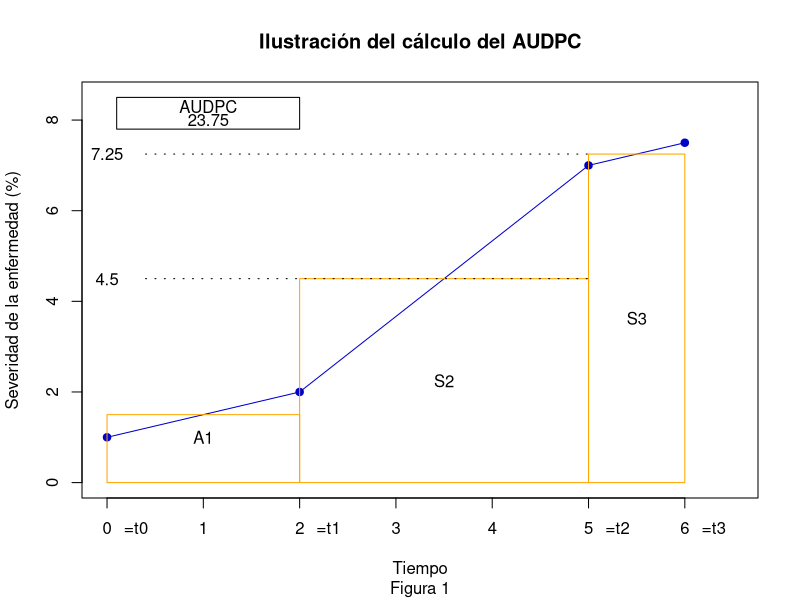

Reproduce this figure in R.
# Epidemiología vegetal
# Ejercicio 1
# Dr. Ezequiel López
# Dr. Byron González
# http://cete.fausac.gt
# Con base en el texto de 

# Configure las mediciones del porcentaje de severidad de la enfermedad; 
# puede cambiarlos en análisis posteriores para ver cómo afecta
#el AUDPC
ds0<-1
ds1<-2
ds2<-7
ds3<-7.5

#Coloque estos valores en un vector sin realizar algún cambio
disease.severity<-c(ds0,ds1,ds2,ds3)

#Puntos temporales en los que se harán mediciones 
#de la severidad de la enfermedad, 
#cámbielos en los análisis posteriores
#vea cómo afecta al valor de AUDPC
t0<-0
t1<-2
t2<-5
t3<-6
##Coloque el período de tiempo en un vector
##No cambie esos valores

time.period<-c(t0,t1,t2,t3)

# Refresque su memoria sobre cómo funciona la función de trazado

help(plot)

#Ahora genere la gráfica de la curva de la severidad de la enfermedad bajo el #tiempo

windows(10,10)

plot(time.period,
     disease.severity,
     ylim=c(0,(ds3+1)),
     xlim=c(0,(t3+0.5)),
     xlab="Tiempo",
     ylab="Severidad de la enfermedad (%)",
     type="o",
     pch=19,
     col="mediumblue")

#Agregue el título y subtítulo al gráfico (main= título principal)

title(main="Ilustración del cálculo del AUDPC",
      sub="Figura 1")

#Agregue el texto a las etiquetas de x definiendo los períodos de tiempo
#definidos en el texto

mtext("=t0",1,at=0.3,1)
mtext("=t1",1,at=2.3,1)
mtext("=t2",1,at=5.3,1)
mtext("=t3",1,at=6.3,1)

#Illustre el área bajo el progreso de la enfermedad 
#la curva con rectangulos.

## No cambie esos valores

rect(t0,0,t1,((ds0+ds1)/2),border="orange")

#Agregue texto al rectángulo para describirlo

text(1,1,"A1")

#Agregue segmento al eje Y 
#Y así sucesivamente

rect(t1,0,t2,((ds1+ds2)/2),border="orange")
text(((t1+t2)/2),(((ds1+ds2)/2)/2),"S2")

#Dibuje la línea en el eje X y etiquétela con el valor

segments(.4,((ds1+ds2)/2),t2,((ds1+ds2)/2),
         col="black",lty="18")
text(0,((ds1+ds2)/2),((ds1+ds2)/2))
rect(t2,0,t3,((ds2+ds3)/2),border="orange")
text(((t2+t3)/2),(((ds2+ds3)/2)/2),"S3")
segments(0.4,((ds2+ds3)/2),t2,((ds2+ds3)/2),
         col="black",lty="18")
text(0,((ds2+ds3)/2),((ds2+ds3)/2))

#Construya una función para calcular el AUDPC
#El corchete izquierdo indica el comienzo de la función

audpc <- function(disease.severity,time.period){
  
  #n es el tamaño del período de tiempo, o
  #el número total de muestras
  
  n <- length(time.period)
  
  #meanvec es el vector (matriz de una dimensión)
  #que contendrá la media del porcentaje de infección
  # Se inicializa conteniendo -1 para todas las entradas
  # Este tipo de inicialización es a veces útil
  #para depurar
  
  meanvec <- matrix(-1,(n-1))
  
  #intvec es el vector que contendrá el tamaño del
  #tiempo entre fechas de muestreo
  
  intvec <- matrix(-1,(n-1))
  
  # El bucle (proceso que se repite indefinidamente) va de la primera a la #penúltima entrada 
  # El corchete izquierdo indica el comienzo de
  #los comandos en el bucle
  
  for(i in 1:(n-1)){
    
    #la entrada ith en meanvec es reemplazada por el
    #porcentaje promedio de la infección
    #entre la muestra del tiempo i y la muestra del tiempo i+1
    
    meanvec[i] <- mean(c(disease.severity[i],
                         disease.severity[i+1]))
    
    # La entrada i-ésima en intvec se sustituye por la longitud (tamaño del #vector)del intervalo de tiempo entre el tiempo i y el tiempo i+1
    
    intvec[i] <- time.period[i+1] - time.period[i]
    
    # El corchete derecho termina el bucle
  }
  
  # Los dos vectores se multiplican juntos
  # Una entrada a la vez
  
  infprod <- meanvec * intvec
  
  #la suma de las entradas en el vector resultante
  #proporcionar el AUDPC
  
  sum(infprod)
  
  # El corchete derecho finaliza la función
}


# Ahora aplique la función a los datos de ejemplo y ponga
# el resultado en un nuevo objeto llamado 'AUDPCexample'

audpc(disease.severity,time.period) -> AUDPCexample

#Despliegue el valor del AUDPC 
#Dibuje el rectángulo en torno al valor

rect(0.1,(ds3+.3),2,(ds3+1),border="black")

#Texto AUDPC 

text(1.05,(ds3+0.8),"AUDPC")
text(1.05,(ds3+0.5),AUDPCexample)

